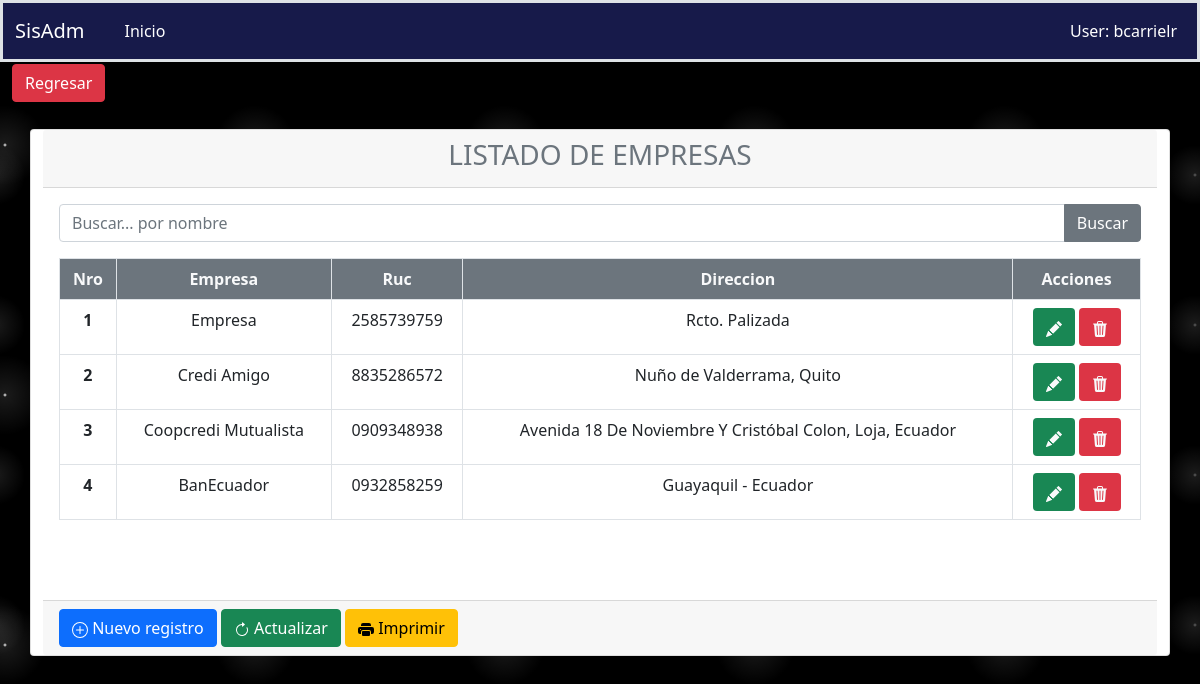
Page /novedades/lisempresa on the earlier database version.
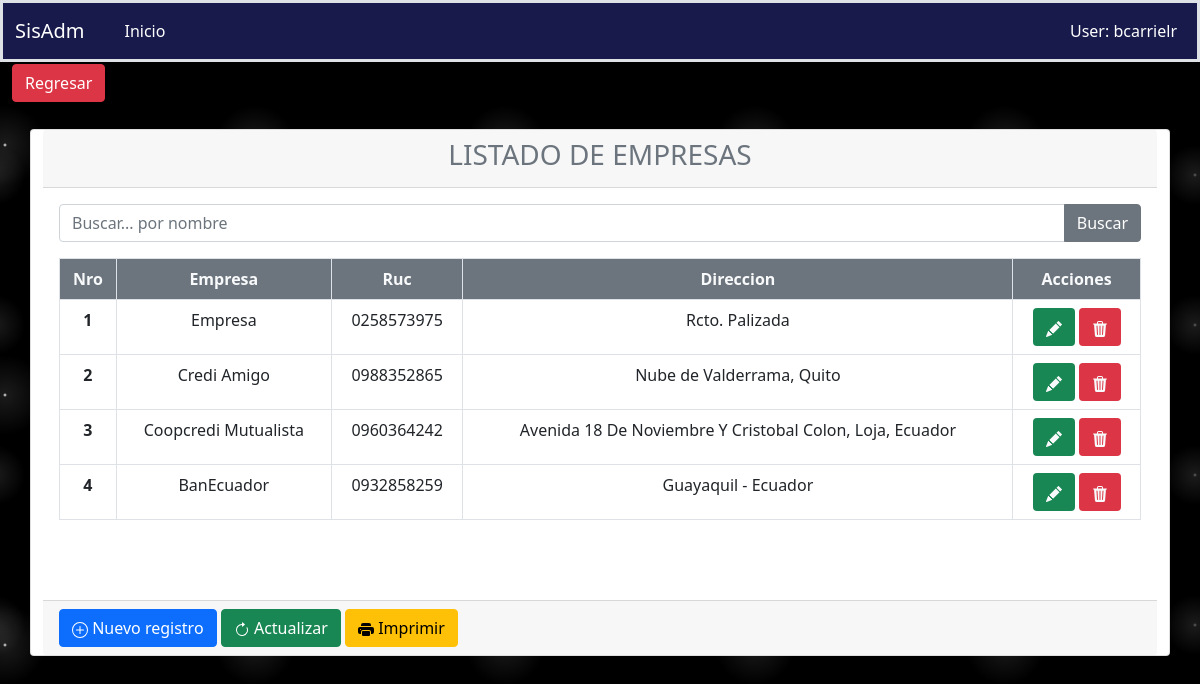
Same page on the later database version.
### aplicaciones/novedades/models.py (models this page shows, shortened)
class Empresas(Base):
    nombre = models.CharField(max_length=30,)
    direccion = models.CharField(max_length=100,)
    ruc = models.CharField(max_length=10)
    class Meta:
        verbose_name = "Empresa"
        verbose_name_plural = "Empresas"
        ordering = ['id']

### aplicaciones/novedades/views/empresa/views.py (the view)
# urls.py: path('lisempresa', ListaEmpresaListView.as_view(), name="lisempresa"),
class ListaEmpresaListView(ListView):
    template_name = "empresa/lisempresa.html"
    context_object_name = 'lisempresa'
    model = Empresas
    def get_queryset(self):
        query = self.request.GET.get("query")
        print(query)
        if query:
            return self.model.objects.filter(nombre__icontains=query)
        else:
            return self.model.objects.all()
    def get_context_data(self, **kwargs):
        context = super().get_context_data(**kwargs)
        context['url_anterior'] = '/novedades/menunovedades'
        context['listar_url']= '/novedades/lisempresa'
        context['crear_url'] = '/novedades/crearempresa'
        context['imprimir_url'] = '/novedades/pdf_empresa'
        context['titulo'] = 'LISTADO DE EMPRESAS'
        context['query'] = self.request.GET.get("query") or ""
        return context

### aplicaciones/novedades/templates/empresa/lisempresa.html (shortened to what this page needs)
{% extends 'consulta.html' %}
{% load static %}
{% block search %}
    <form action="{% url 'novedades:lisempresa' %}" method="GET">
      <div class="input-group mb-3">
        <input type="text" name="query" value="{{ query }}" class="form-control" placeholder="Buscar... por nombre" id="idInputSearch" aria-describedby="basic-addon2"/>
        <button type="submit" class="btn btn-secondary mr-1" id="idSearchSp">Buscar</button>
      </div>
    </form>
{% endblock %}
{% block columns %}
    <tr class="text-center text-light bg-secondary">
        <th scope="col" >Nro</th>
        <th scope="col" >Empresa</th>
        <th scope="col" >Ruc</th>
        <th scope="col" >Direccion</th>
        <th scope="col" >Acciones</th>
    </tr>
{% endblock %}
{% block rows %}
    {% for object in lisempresa %}
          <tr class="text-center">
              <th scope="row">{{ object.id }}</th>
              <td>{{ object.nombre }}</td>
              <td>{{ object.ruc }}</td>
              <td>{{ object.direccion }}</td>
              <td>
                  <a class='btn text-light bg-success' href="{% url 'novedades:actualizarempresa' object.id %}">
                  </a>
                  <a class='btn text-light bg-danger' href="{% url 'novedades:eliminarempresa' object.id %}">
                  </a>
              </td>
          </tr>
    {% endfor %}
{% endblock %}

Differences in the rows shown:
changed Empresas "Empresa": ruc "2585739759" → "0258573975"
changed Empresas "Credi Amigo": ruc "8835286572" → "0988352865"; direccion "Nuño de Valderrama, Quito" → "Nube de Valderrama, Quito"
changed Empresas "Coopcredi Mutualista": ruc "0909348938" → "0960364242"; direccion "Avenida 18 De Noviembre Y Cristóbal Colon, Loja, Ecuador" → "Avenida 18 De Noviembre Y Cristobal Colon, Loja, Ecuador"
